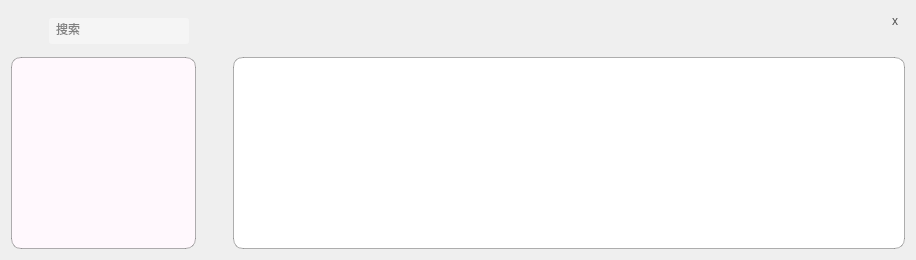
      <widget class="QWidget" name="page_friends">
       <layout class="QGridLayout" name="gridLayout_4">
        <item row="1" column="1">
         <widget class="CustomTextEdit" name="edit_show2">
          <property name="enabled">
           <bool>true</bool>
          </property>
          <property name="sizePolicy">
           <sizepolicy hsizetype="Expanding" vsizetype="Expanding">
            <horstretch>0</horstretch>
            <verstretch>0</verstretch>
           </sizepolicy>
          </property>
          <property name="mouseTracking">
           <bool>false</bool>
          </property>
          <property name="contextMenuPolicy">
           <enum>Qt::ContextMenuPolicy::ActionsContextMenu</enum>
          </property>
          <property name="styleSheet">
           <string notr="true">QTextEdit {
    font: 12pt &quot;Microsoft YaHei UI&quot;;
    border: 0.5px solid rgba(0, 0, 0, 0.3);
    border-radius: 10px;
    background: white;
    padding: 5px;
}

QScrollBar:vertical {
    width: 7px;                /* 滚动条宽度 */
    background: #f0f0f0;      /* 滚动条背景 */
    border-radius: 8px;       /* 更明显的圆角 */
}

QScrollBar::handle:vertical {
    background: #888;          /* 滚动条滑块颜色 */
    min-height: 40px;          /* 滑块最小高度 */
    border-radius: 10px;       /* 增大圆角 */
}

QScrollBar::handle:vertical:hover {
    background: #555;          /* 滑块悬停颜色 */
}

QScrollBar::add-line:vertical, QScrollBar::sub-line:vertical {
    background: none;          /* 上下箭头颜色 */
}

QScrollBar::add-page:vertical, QScrollBar::sub-page:vertical {
    background: none;          /* 页面的颜色 */
}</string>
          </property>
         </widget>
        </item>
        <item row="0" column="0">
         <layout class="QHBoxLayout" name="horizontalLayout_13">
          <item alignment="Qt::AlignmentFlag::AlignRight|Qt::AlignmentFlag::AlignVCenter">
           <widget class="QPushButton" name="but_fangdajing2">
            <property name="sizePolicy">
             <sizepolicy hsizetype="Fixed" vsizetype="Fixed">
              <horstretch>0</horstretch>
              <verstretch>0</verstretch>
             </sizepolicy>
            </property>
            <property name="minimumSize">
             <size>
              <width>0</width>
              <height>0</height>
             </size>
            </property>
            <property name="styleSheet">
             <string notr="true">background:transparent;
 border: none;
</string>
            </property>
            <property name="text">
             <string/>
            </property>
            <property name="icon">
             <iconset theme="QIcon::ThemeIcon::EditFind"/>
            </property>
           </widget>
          </item>
          <item alignment="Qt::AlignmentFlag::AlignLeft">
           <widget class="LineSerach" name="line_serach2">
            <property name="sizePolicy">
             <sizepolicy hsizetype="Fixed" vsizetype="Fixed">
              <horstretch>0</horstretch>
              <verstretch>0</verstretch>
             </sizepolicy>
            </property>
            <property name="minimumSize">
             <size>
              <width>140</width>
              <height>26</height>
             </size>
            </property>
            <property name="maximumSize">
             <size>
              <width>140</width>
              <height>26</height>
             </size>
            </property>
            <property name="mouseTracking">
             <bool>false</bool>
            </property>
            <property name="contextMenuPolicy">
             <enum>Qt::ContextMenuPolicy::NoContextMenu</enum>
            </property>
            <property name="styleSheet">
             <string notr="true">font: 10pt &quot;Microsoft YaHei UI&quot;;
border-radius: 3px;
background:rgb(245, 245, 245);
color:grey;
padding: 5px;
</string>
            </property>
            <property name="text">
             <string>搜索</string>
            </property>
            <property name="maxLength">
             <number>20</number>
            </property>
           </widget>
          </item>
          <item alignment="Qt::AlignmentFlag::AlignLeft|Qt::AlignmentFlag::AlignVCenter">
           <widget class="QPushButton" name="but_addfriends">
            <property name="sizePolicy">
             <sizepolicy hsizetype="Fixed" vsizetype="Fixed">
              <horstretch>0</horstretch>
              <verstretch>0</verstretch>
             </sizepolicy>
            </property>
            <property name="minimumSize">
             <size>
              <width>0</width>
              <height>40</height>
             </size>
            </property>
            <property name="cursor">
             <cursorShape>PointingHandCursor</cursorShape>
            </property>
            <property name="styleSheet">
             <string notr="true">background:transparent;
 border: none;
</string>
            </property>
            <property name="text">
             <string/>
            </property>
            <property name="icon">
             <iconset theme="QIcon::ThemeIcon::ContactNew"/>
            </property>
           </widget>
          </item>
         </layout>
        </item>
        <item row="0" column="1">
         <layout class="QHBoxLayout" name="horizontalLayout_5">
          <item>
           <layout class="QVBoxLayout" name="verticalLayout_4">
            <item>
             <layout class="QHBoxLayout" name="horizontalLayout_6">
              <item>
               <spacer name="horizontalSpacer_3">
                <property name="orientation">
                 <enum>Qt::Orientation::Horizontal</enum>
                </property>
                <property name="sizeType">
                 <enum>QSizePolicy::Policy::Expanding</enum>
                </property>
                <property name="sizeHint" stdset="0">
                 <size>
                  <width>600</width>
                  <height>20</height>
                 </size>
                </property>
               </spacer>
              </item>
              <item alignment="Qt::AlignmentFlag::AlignRight|Qt::AlignmentFlag::AlignTop">
               <widget class="QPushButton" name="but_minwindow2">
                <property name="sizePolicy">
                 <sizepolicy hsizetype="Fixed" vsizetype="Fixed">
                  <horstretch>0</horstretch>
                  <verstretch>15</verstretch>
                 </sizepolicy>
                </property>
                <property name="minimumSize">
                 <size>
                  <width>20</width>
                  <height>20</height>
                 </size>
                </property>
                <property name="maximumSize">
                 <size>
                  <width>20</width>
                  <height>20</height>
                 </size>
                </property>
                <property name="cursor">
                 <cursorShape>PointingHandCursor</cursorShape>
                </property>
                <property name="mouseTracking">
                 <bool>true</bool>
                </property>
                <property name="styleSheet">
                 <string notr="true">QPushButton {
    border: none;
    background: transparent;
    color: rgb(78, 78, 78);
}

QPushButton:hover {
    border: none;
    background: transparent;
    color: white;
    background: grey;
    border-radius: 3px;
}</string>
                </property>
                <property name="text">
                 <string/>
                </property>
                <property name="icon">
                 <iconset theme="QIcon::ThemeIcon::ListRemove"/>
                </property>
                <property name="iconSize">
                 <size>
                  <width>12</width>
                  <height>10</height>
                 </size>
                </property>
               </widget>
              </item>
              <item alignment="Qt::AlignmentFlag::AlignRight|Qt::AlignmentFlag::AlignTop">
               <widget class="QPushButton" name="but_maxwindow2">
                <property name="sizePolicy">
                 <sizepolicy hsizetype="Fixed" vsizetype="Fixed">
                  <horstretch>0</horstretch>
                  <verstretch>15</verstretch>
                 </sizepolicy>
                </property>
                <property name="minimumSize">
                 <size>
                  <width>20</width>
                  <height>20</height>
                 </size>
                </property>
                <property name="maximumSize">
                 <size>
                  <width>20</width>
                  <height>20</height>
                 </size>
                </property>
                <property name="cursor">
                 <cursorShape>PointingHandCursor</cursorShape>
                </property>
                <property name="mouseTracking">
                 <bool>true</bool>
                </property>
                <property name="styleSheet">
                 <string notr="true">QPushButton {
    border: none;
    background: transparent;
    color: rgb(78, 78, 78);
}

QPushButton:hover {
    border: none;
    background: transparent;
    color: white;
    background: grey;
    border-radius: 3px;
}</string>
                </property>
                <property name="text">
                 <string/>
                </property>
                <property name="icon">
                 <iconset theme="QIcon::ThemeIcon::MediaPlaybackStop"/>
                </property>
                <property name="iconSize">
                 <size>
                  <width>12</width>
                  <height>12</height>
                 </size>
                </property>
               </widget>
              </item>
              <item alignment="Qt::AlignmentFlag::AlignRight|Qt::AlignmentFlag::AlignTop">
               <widget class="QPushButton" name="but_deletewindow2">
                <property name="sizePolicy">
                 <sizepolicy hsizetype="Fixed" vsizetype="Fixed">
                  <horstretch>0</horstretch>
                  <verstretch>15</verstretch>
                 </sizepolicy>
                </property>
                <property name="minimumSize">
                 <size>
                  <width>20</width>
                  <height>20</height>
                 </size>
                </property>
                <property name="maximumSize">
                 <size>
                  <width>20</width>
                  <height>20</height>
                 </size>
                </property>
                <property name="cursor">
                 <cursorShape>PointingHandCursor</cursorShape>
                </property>
                <property name="mouseTracking">
                 <bool>true</bool>
                </property>
                <property name="styleSheet">
                 <string notr="true">QPushButton {
    border: none;
    background: transparent;
    color: rgb(78, 78, 78);
    font:  16pt 'Microsoft New Tai Lue';
}

QPushButton:hover {
    border: none;
    background: transparent;
    color: white;
    font:  16pt 'Microsoft New Tai Lue';
    background: red;
    border-radius: 3px;
}</string>
                </property>
                <property name="text">
                 <string>x</string>
                </property>
                <property name="iconSize">
                 <size>
                  <width>15</width>
                  <height>15</height>
                 </size>
                </property>
               </widget>
              </item>
             </layout>
            </item>
           </layout>
          </item>
         </layout>
        </item>
        <item row="1" column="0">
         <widget class="FriendList" name="list_friends">
          <property name="sizePolicy">
           <sizepolicy hsizetype="Fixed" vsizetype="Expanding">
            <horstretch>185</horstretch>
            <verstretch>0</verstretch>
           </sizepolicy>
          </property>
          <property name="minimumSize">
           <size>
            <width>185</width>
            <height>0</height>
           </size>
          </property>
          <property name="maximumSize">
           <size>
            <width>150</width>
            <height>16777215</height>
           </size>
          </property>
          <property name="cursor" stdset="0">
           <cursorShape>ArrowCursor</cursorShape>
          </property>
          <property name="contextMenuPolicy">
           <enum>Qt::ContextMenuPolicy::NoContextMenu</enum>
          </property>
          <property name="styleSheet">
           <string notr="true">QListView {
font: 420 11pt &quot;Microsoft YaHei UI Light&quot;;
border: 0.5px solid rgba(0, 0, 0, 0.3);
border-radius: 10px;
background: rgb(255, 248, 253);
padding: 5px;
}

QScrollBar:vertical {
width: 7px; /* 滚动条宽度 */
background: #f0f0f0; /* 滚动条背景 */
border-radius: 8px; /* 更明显的圆角 */
}

QScrollBar::handle:vertical {
background: #888; /* 滚动条滑块颜色 */
min-height: 40px; /* 滑块最小高度 */
border-radius: 10px; /* 增大圆角 */
}

QScrollBar::handle:vertical:hover {
background: #555; /* 滑块悬停颜色 */
}

QScrollBar::add-line:vertical, QScrollBar::sub-line:vertical {
background: none; /* 上下箭头颜色 */
}

QScrollBar::add-page:vertical, QScrollBar::sub-page:vertical {
background: none; /* 页面的颜色 */
}</string>
          </property>
          <property name="sizeAdjustPolicy">
           <enum>QAbstractScrollArea::SizeAdjustPolicy::AdjustIgnored</enum>
          </property>
          <property name="dragEnabled">
           <bool>false</bool>
          </property>
          <property name="dragDropMode">
           <enum>QAbstractItemView::DragDropMode::DropOnly</enum>
          </property>
          <property name="selectionBehavior">
           <enum>QAbstractItemView::SelectionBehavior::SelectRows</enum>
          </property>
          <property name="iconSize">
           <size>
            <width>100</width>
            <height>100</height>
           </size>
          </property>
          <property name="horizontalScrollMode">
           <enum>QAbstractItemView::ScrollMode::ScrollPerItem</enum>
          </property>
          <property name="movement">
           <enum>QListView::Movement::Static</enum>
          </property>
          <property name="resizeMode">
           <enum>QListView::ResizeMode::Adjust</enum>
          </property>
          <property name="viewMode">
           <enum>QListView::ViewMode::ListMode</enum>
          </property>
          <property name="uniformItemSizes">
           <bool>false</bool>
          </property>
          <property name="batchSize">
           <number>1</number>
          </property>
          <property name="selectionRectVisible">
           <bool>false</bool>
          </property>
         </widget>
        </item>
       </layout>
      </widget>
